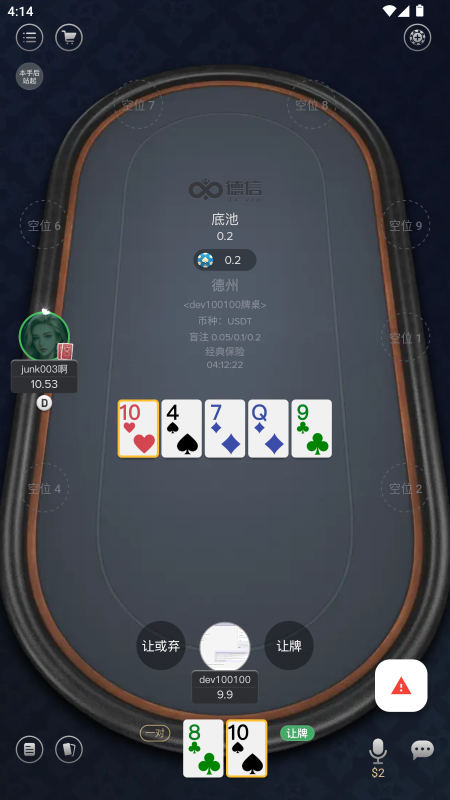
#> input picture data/templates/test.png, 900 x 1600 px (shown at 1/2 size)
$ python detect_cards.py
#> lines starting #> are read from the running program, lines starting #| are printed output that depends on the picture
import cv2
import os
import json
import numpy as np
from typing import Tuple, List, Dict

TEMPLATE_DIR = "data/game/card"
TEST_IMAGE = "data/templates/test.png"
DEBUG_DIR = "data/debug"
os.makedirs(DEBUG_DIR, exist_ok=True)

# 区域设置（使用相对比例，最小调整）
REGION_RATIOS = {
    "PUBLIC_REGION": (0.28, 0.5, 0.69, 0.59),  # 扩大公牌区域范围
    "HAND_REGION":   (0.42, 0.89, 0.61, 0.97),
}

def get_region_coordinates(image_shape: Tuple[int, int], region_ratio: Tuple[float, float, float, float]) -> Tuple[int, int, int, int]:
    """根据图片尺寸和区域比例计算实际坐标"""
    height, width = image_shape[:2]
    x1 = int(width * region_ratio[0])
    y1 = int(height * region_ratio[1])
    x2 = int(width * region_ratio[2])
    y2 = int(height * region_ratio[3])
    return (x1, y1, x2, y2)

def save_debug_image(img: np.ndarray, name: str):
    """保存调试图片"""
    path = os.path.join(DEBUG_DIR, name)
    cv2.imwrite(path, img)
    print(f"保存调试图片: {path}")

def preprocess_image(img: np.ndarray) -> np.ndarray:
    """图像预处理"""
    # 转换为灰度图
    gray = cv2.cvtColor(img, cv2.COLOR_BGR2GRAY)
    # 增强对比度
    clahe = cv2.createCLAHE(clipLimit=2.0, tileGridSize=(8,8))
    enhanced = clahe.apply(gray)
    # 去噪
    denoised = cv2.fastNlMeansDenoising(enhanced)
    return denoised

# 加载模板牌图（标准大小）
def load_templates() -> Dict[str, np.ndarray]:
    templates = {}
    for fname in os.listdir(TEMPLATE_DIR):
        if fname.endswith(".png"):
            name = fname.replace(".png", "")
            path = os.path.join(TEMPLATE_DIR, fname)
            img = cv2.imread(path)
            if img is None:
                print(f"警告: 无法加载模板图片 {path}")
                continue
            # 预处理模板图片
            templates[name] = preprocess_image(img)
            # 保存预处理后的模板图片
            save_debug_image(templates[name], f"template_{name}.png")
    return templates

# 提取每张牌图像（切分等宽）
def extract_cards_from_region(image: np.ndarray, region: Tuple[int, int, int, int], count: int, prefix: str) -> List[np.ndarray]:
    x1, y1, x2, y2 = region
    print(f"提取区域: x1={x1}, y1={y1}, x2={x2}, y2={y2}")
    print(f"图片尺寸: {image.shape}")

    # 检查区域是否在图片范围内
    if x1 < 0 or y1 < 0 or x2 > image.shape[1] or y2 > image.shape[0]:
        print(f"警告: 区域超出图片范围")
        return []

    region_img = image[y1:y2, x1:x2]
    if region_img.size == 0:
        print(f"警告: 提取的区域为空")
        return []

    # 保存整个区域图片
    save_debug_image(region_img, f"{prefix}_region.png")

    card_width = (x2 - x1) // count
    print(f"每张牌宽度: {card_width}")

    cards = []
    for i in range(count):
        card = region_img[:, i * card_width:(i + 1) * card_width]
        if card.size > 0:
            # 保存原始卡牌图片
            save_debug_image(card, f"{prefix}_card_{i+1}_original.png")
            # 预处理每张牌的图像
            processed_card = preprocess_image(card)
            # 保存预处理后的卡牌图片
            save_debug_image(processed_card, f"{prefix}_card_{i+1}_processed.png")
            cards.append(processed_card)
        else:
            print(f"警告: 第 {i+1} 张牌提取失败")

    return cards

# 单张牌模板匹配
def match_card(img: np.ndarray, templates: Dict[str, np.ndarray]) -> str:
    if img is None or img.size == 0:
        print("警告: 输入图片为空")
        return "UNKNOWN"

    best_score = 0
    best_label = "UNKNOWN"

    for label, tmpl in templates.items():
        try:
            tmpl_resized = cv2.resize(tmpl, (img.shape[1], img.shape[0]))
            result = cv2.matchTemplate(img, tmpl_resized, cv2.TM_CCOEFF_NORMED)
            _, score, _, _ = cv2.minMaxLoc(result)
            print(f"模板 {label} 得分: {score:.2f}")
            if score > best_score:
                best_score = score
                best_label = label
        except Exception as e:
            print(f"匹配模板 {label} 时出错: {str(e)}")

    print(f"最佳匹配: {best_label}, 得分: {best_score:.2f}")
    return best_label if best_score > 0.5 else "UNKNOWN"  # 降低阈值

# 主识别逻辑
def detect_cards(image_path: str) -> Dict[str, List[str]]:
#> called with image_path = 'data/templates/test.png'
    print(f"开始处理图片: {image_path}")
    image = cv2.imread(image_path)
#> image is the input picture: shape (1600, 900, 3); mean B, G, R 74.9, 67.6, 64
    if image is None:
        print(f"错误: 无法读取图片 {image_path}")
        return {"hand_cards": [], "public_cards": []}

    print(f"图片尺寸: {image.shape}")
#| 图片尺寸: (1600, 900, 3)
    templates = load_templates()
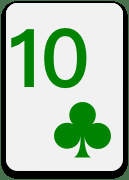
#> input picture data/game/card/club_10_card.png, 129 x 180 px
#> in load_templates, img is the input picture: shape (180, 129, 3); mean B, G, R 167.3, 189.4, 167.1
#> templates = 1 item
    print(f"加载了 {len(templates)} 个模板")
#| 加载了 1 个模板

    # 计算实际区域坐标
    hand_region = get_region_coordinates(image.shape, REGION_RATIOS["HAND_REGION"])
#> hand_region = (378, 1424, 549, 1552)
    public_region = get_region_coordinates(image.shape, REGION_RATIOS["PUBLIC_REGION"])
#> public_region = (252, 800, 621, 944)

    # 保存原始图片的副本，并在其上绘制区域框
    debug_img = image.copy()
    cv2.rectangle(debug_img, (hand_region[0], hand_region[1]), (hand_region[2], hand_region[3]), (0, 255, 0), 2)
    cv2.rectangle(debug_img, (public_region[0], public_region[1]), (public_region[2], public_region[3]), (0, 0, 255), 2)
    save_debug_image(debug_img, "regions_marked.png")

    hand_imgs = extract_cards_from_region(image, hand_region, 2, "hand")
#| 提取区域: x1=378, y1=1424, x2=549, y2=1552
#| 图片尺寸: (1600, 900, 3)
#| 每张牌宽度: 85
#> after the loop in extract_cards_from_region, `for i in range(count):`:
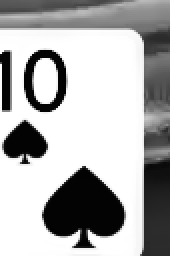
#> processed_card: shape (128, 85) (shown 2 times larger); min 2, max 255, mean 173.4
#> after the loop in extract_cards_from_region, `for i in range(count):`: cards = 2 items
#> hand_imgs = 2 items
    public_imgs = extract_cards_from_region(image, public_region, 5, "public")
#> call 2 of extract_cards_from_region, with region = (252, 800, 621, 944), count = 5, prefix = 'public'
#| 提取区域: x1=252, y1=800, x2=621, y2=944
#| 图片尺寸: (1600, 900, 3)
#| 每张牌宽度: 73
#> after the loop in extract_cards_from_region (call 2), `for i in range(count):`:
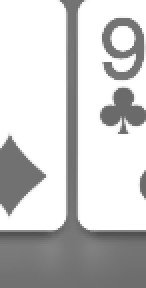
#> processed_card: shape (144, 73) (shown 2 times larger); min 80, max 255, mean 201.5
#> after the loop in extract_cards_from_region (call 2), `for i in range(count):`: cards = 5 items
#> public_imgs = 5 items

    print(f"提取到手牌数量: {len(hand_imgs)}")
#| 提取到手牌数量: 2
    print(f"提取到公共牌数量: {len(public_imgs)}")
#| 提取到公共牌数量: 5

    hand_cards = [match_card(img, templates) for img in hand_imgs]
#> the loop in match_card, `for label, tmpl in templates.items():` made 1 pass
#> (label, result, score) on pass 1: ('club_10_card', [-0.0564], -0.0564)
#| 模板 club_10_card 得分: -0.06
#> pass 1, in match_card, `tmpl_resized = cv2.resize(tmpl, (img.shape[1], img.shape[0]))`:
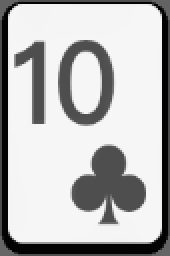
#> tmpl_resized: shape (128, 85) (shown 2 times larger); min 2, max 246, mean 184.6
#> after the loop in match_card, `for label, tmpl in templates.items():`: best_label = 'UNKNOWN'; best_score = 0
#| 最佳匹配: UNKNOWN, 得分: 0.00
#> the loop in match_card (call 2), `for label, tmpl in templates.items():` made 1 pass
#> (label, result, score, best_score, best_label) on pass 1: ('club_10_card', [0.0596], 0.0596, 0.0596, 'club_10_card')
#| 模板 club_10_card 得分: 0.06
#| 最佳匹配: club_10_card, 得分: 0.06
#> hand_cards = ['UNKNOWN', 'UNKNOWN']
    public_cards = [match_card(img, templates) for img in public_imgs]
#> the loop in match_card (call 3), `for label, tmpl in templates.items():` made 1 pass
#> (label, result, score, best_score, best_label) on pass 1: ('club_10_card', [0.0676], 0.0676, 0.0676, 'club_10_card')
#| 模板 club_10_card 得分: 0.07
#> pass 1, in match_card (call 3), `tmpl_resized = cv2.resize(tmpl, (img.shape[1], img.shape[0]))`:
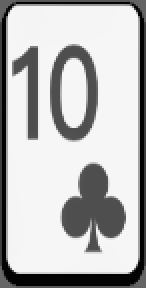
#> tmpl_resized: shape (144, 73) (shown 2 times larger); min 3, max 246, mean 185.1
#> after the loop in match_card (call 3), `for label, tmpl in templates.items():`: best_score = 0.0676
#| 最佳匹配: club_10_card, 得分: 0.07
#| 最佳匹配: club_10_card, 得分: 0.06
#> in match_card (call 5), `best_score = 0`: best_score = 0
#> the loop in match_card (call 5), `for label, tmpl in templates.items():` made 1 pass
#> (label, result, score, best_score, best_label) on pass 1: ('club_10_card', [0.00848], 0.00848, 0.00848, 'club_10_card')
#| 模板 club_10_card 得分: 0.01
#> after the loop in match_card (call 5), `for label, tmpl in templates.items():`:
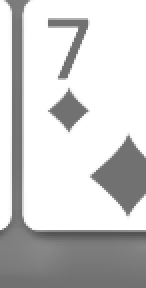
#> img: shape (144, 73) (shown 2 times larger); min 83, max 255, mean 205.1
#> after the loop in match_card (call 5), `for label, tmpl in templates.items():`: best_score = 0.00848
#| 最佳匹配: club_10_card, 得分: 0.01
#> in match_card (call 6), `best_score = 0`: best_score = 0
#> the loop in match_card (call 6), `for label, tmpl in templates.items():` made 1 pass
#> (label, result, score, best_score, best_label) on pass 1: ('club_10_card', [0.0224], 0.0224, 0.0224, 'club_10_card')
#| 模板 club_10_card 得分: 0.02
#> after the loop in match_card (call 6), `for label, tmpl in templates.items():`:
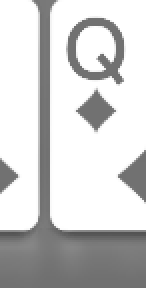
#> img: shape (144, 73) (shown 2 times larger); min 83, max 255, mean 206.4
#> after the loop in match_card (call 6), `for label, tmpl in templates.items():`: best_score = 0.0224
#| 最佳匹配: club_10_card, 得分: 0.02
#| 最佳匹配: club_10_card, 得分: 0.04
#> public_cards = ['UNKNOWN', 'UNKNOWN', 'UNKNOWN', 'UNKNOWN', 'UNKNOWN']

    # 过滤无效识别
    hand_cards = [c for c in hand_cards if c != "UNKNOWN"]
#> hand_cards = []
    public_cards = [c for c in public_cards if c != "UNKNOWN"]
#> public_cards = []

    return {
        "hand_cards": hand_cards,
        "public_cards": public_cards
    }

# 运行入口
if __name__ == "__main__":
    result = detect_cards(TEST_IMAGE)
#> result = {'hand_cards': [], 'public_cards': []}
    print("\n最终识别结果:")
    print(json.dumps(result, ensure_ascii=False, indent=2))
#| {
#|   "hand_cards": [],
#|   "public_cards": []
#| }
